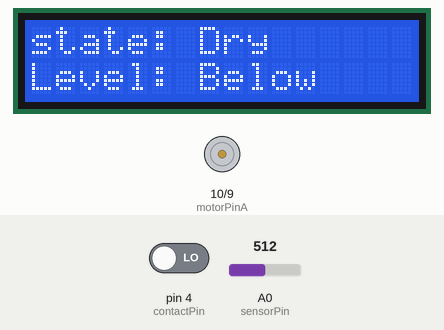
A sketch run on a simulated Arduino Uno, built with avr-gcc and run on an emulated ATmega328P. Shown: 16×2 character LCD, motor-driver pin pairs drawn as motors (green arrow = first pin HIGH = forward, orange = second pin HIGH = backward, longer = more drive). Inputs (shaded band) come from the test bench; at power-on: pin 4 (contactPin) LOW, A0 (sensorPin) = 512. What the sketch prints to the serial monitor is not drawn.

Above: at 1.3 s.
1.4 s: pin 4 (contactPin) driven HIGH
At 2.3 s:
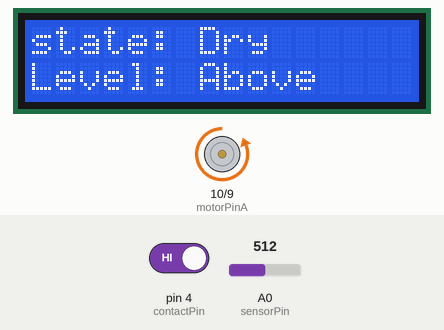
2.9 s: A0 (sensorPin) set to 309
4.4 s: A0 (sensorPin) set to 288
At 4.9 s:
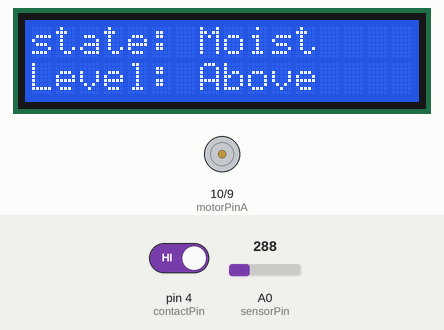
5.9 s: pin 4 (contactPin) driven LOW
At 6.3 s:
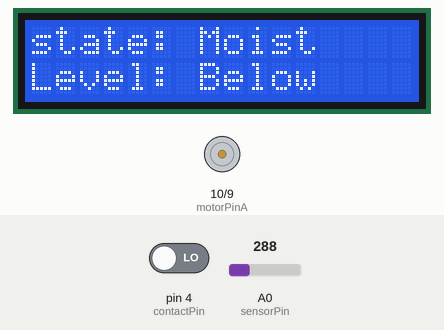
7.4 s: A0 (sensorPin) set to 306
At 8.6 s:
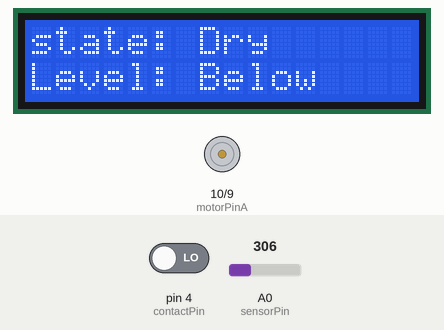
8.9 s: A0 (sensorPin) set to 290
At 9.8 s:
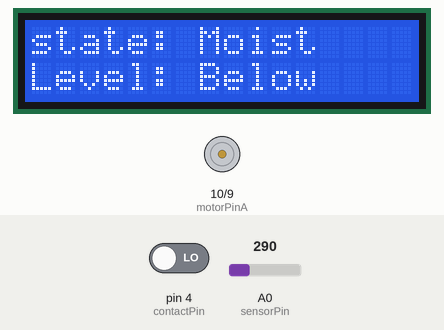
Timing chart, 0 to 11.4 s (numbered marks = the images above; inputs shaded):
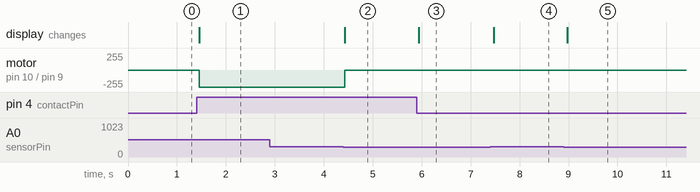

The sketch:

WaterSystemFinalSketch.ino
```cpp
const int ledPin=13;
const int contactPin=4;
const int motorPinB=9;
const int motorPinA=10;
const int sensorPin = A0;

#include <LiquidCrystal_I2C.h>

LiquidCrystal_I2C lcd(0x27,16,2);

void setup() {
  // put your setup code here, to run once:
  lcd.init();
  lcd.clear();
  lcd.backlight();

  digitalWrite(ledPin,LOW);
  pinMode(contactPin,INPUT);
  pinMode(motorPinB,OUTPUT);
  pinMode(motorPinA,OUTPUT);
  lcd.setCursor(0,0);
    lcd.println("state: Initial     ");
    lcd.setCursor(0,1);
    lcd.println("Level:        ");
  Serial.begin(9600);
}

void loop() {
  // put your main code here, to run repeatedly:
  int waterLevel=digitalRead(contactPin);
  //Reading button state and the water level is important
  int sensorValue=analogRead(sensorPin);
  Serial.println(sensorValue);
  if(sensorValue<300 && waterLevel==HIGH)
  {
    lcd.setCursor(0,0);
    lcd.println("state: Moist");
    lcd.setCursor(0,1);
    lcd.println("Level: Above  ");
    digitalWrite(motorPinB,LOW);
    digitalWrite(motorPinA,LOW);
    digitalWrite(ledPin,HIGH);
  }
  else if(sensorValue<300 && waterLevel==LOW)
  {
    lcd.setCursor(0,0);
    lcd.println("state: Moist");
    lcd.setCursor(0,1);
    lcd.println("Level: Below       ");
    digitalWrite(motorPinB,LOW);
    digitalWrite(motorPinA,LOW);
    digitalWrite(ledPin,HIGH);
  }
  else if(sensorValue>300 && waterLevel==HIGH)
  {
    lcd.setCursor(0,0);
    lcd.println("state: Dry         ");
    lcd.setCursor(0,1);
    lcd.println("Level: Above       ");
    digitalWrite(motorPinB,HIGH);
    digitalWrite(motorPinA,LOW);
    digitalWrite(ledPin,LOW);
  }
  else if(sensorValue>300 && waterLevel==LOW)
  {
    lcd.setCursor(0,0);
    lcd.println("state: Dry        ");
    lcd.setCursor(0,1);
    lcd.println("Level: Below      ");
    digitalWrite(motorPinB,LOW);
    digitalWrite(motorPinA,LOW);
    digitalWrite(ledPin,LOW);
  }

}
```

Measured:
- the behaviour switches between 300 and 299 on A0 (sensorPin) (found by bisection; images 1 and 2)
- after the input at 1.4 s, motor on pin 10 (motorPinA) / pin 9 (motorPinB): stopped → backward 255/255 after 0.05 s; the display: changes after 0.05 s (image 1)
- after the input at 2.9 s, every drawn part: stays the same
- after the input at 4.4 s, motor on pin 10 (motorPinA) / pin 9 (motorPinB): backward 255/255 → stopped at once; the display: changes at once (image 2)
- after the input at 5.9 s, the display: changes at once (image 3)
- after the input at 7.4 s, the display: changes after 0.07 s (image 4)
- after the input at 8.9 s, the display: changes after 0.07 s (image 5)
